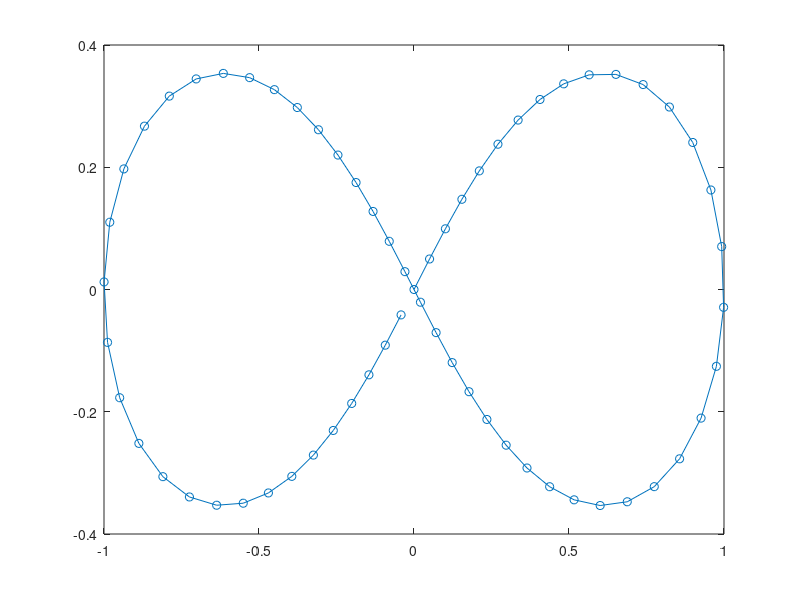

Here is the MATLAB script that generated this plot:
%% Test Param inf : 

x_phi = @(phi) sin(phi)./(1+cos(phi).^2)
y_phi = @(phi) sin(phi).*cos(phi)./(1+cos(phi).^2)

PH = 0:0.1:2*pi;

plot(x_phi(PH),y_phi(PH),'-o')